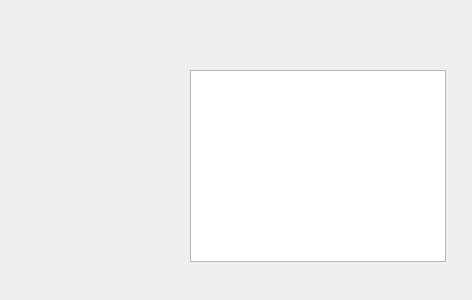
<?xml version="1.0" encoding="UTF-8"?>
<ui version="4.0">
 <class>TestPage</class>
 <widget class="QWizardPage" name="TestPage">
  <property name="geometry">
   <rect>
    <x>0</x>
    <y>0</y>
    <width>472</width>
    <height>300</height>
   </rect>
  </property>
  <property name="windowTitle">
   <string>WizardPage</string>
  </property>
  <property name="layoutDirection">
   <enum>Qt::LeftToRight</enum>
  </property>
  <widget class="QTextBrowser" name="textBrowser">
   <property name="geometry">
    <rect>
     <x>190</x>
     <y>70</y>
     <width>256</width>
     <height>192</height>
    </rect>
   </property>
  </widget>
 </widget>
 <resources/>
 <connections/>
</ui>
